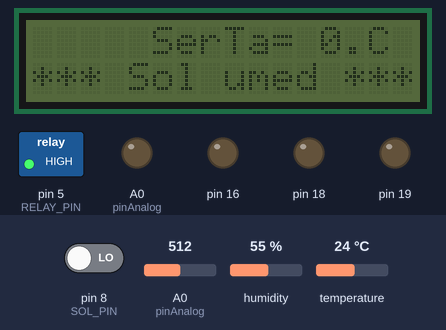
Bench run of a sketch on a simulated Arduino Uno, built with avr-gcc and run on an emulated ATmega328P. Shown: 16×2 character LCD, switched loads named in the sketch (green lamp = pin HIGH), output pins drawn as LEDs (lit = HIGH). Dashed ring = blinking. The test bench sets the inputs (shaded band); at power-on: A0 (pinAnalog) = 512, humidity 55 %, temperature 24 °C, pin 8 (SOL_PIN) LOW. What the sketch prints to the serial monitor is not drawn.

Above: at 2.2 s.
2.3 s: A0 (pinAnalog) set to 131
8.2 s: A0 (pinAnalog) set to 119
At 8.62 s:
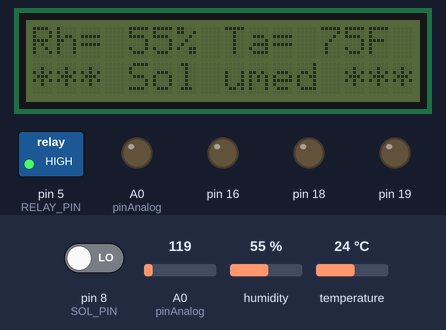
10.6 s: humidity set to 22 %
At 11.1 s:
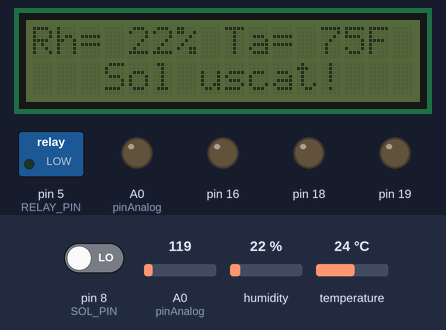
12.5 s: temperature set to 12 °C
At 15.9 s:
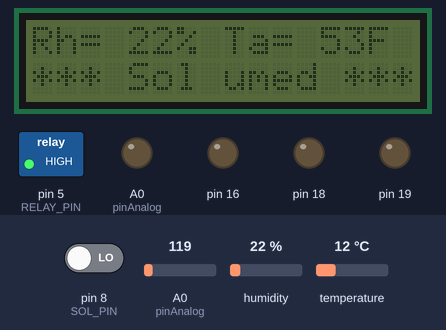
17.3 s: pin 8 (SOL_PIN) driven HIGH
At 18.4 s:
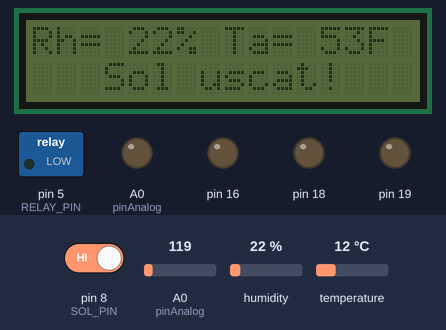
18.8 s: A0 (pinAnalog) set to 92
20.3 s: A0 (pinAnalog) set to 81
At 20.63 s:
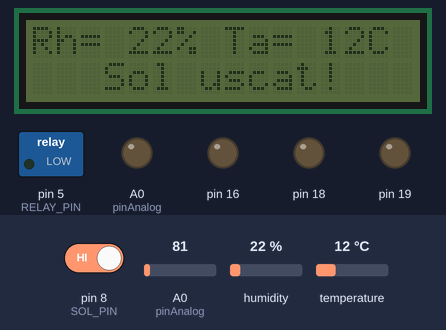
Timing chart, 0 to 23.3 s (numbered marks = the images above; inputs shaded):
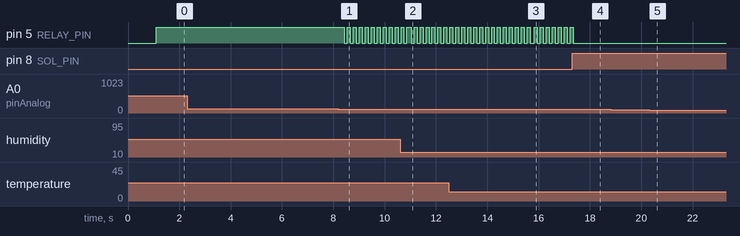

Measured:
- the behaviour switches between 125 and 124 on A0 (pinAnalog) (found by bisection; images 0 and 1)
- the behaviour switches between 86 and 85 on A0 (pinAnalog) (found by bisection; images 4 and 5)
- after the input at 8.2 s, pin 5 (RELAY_PIN): alternates HIGH for 0.12 s and LOW for 0.12 s, starting after 0.23 s; the display: first differs from a run without the input after 0.25 s (image 1 shows a later state)
- after the input at 10.6 s, the display: first differs from a run without the input after 0.45 s (image 2)
- after the input at 12.5 s, the display: first differs from a run without the input after 3.3 s (image 3)
- after the input at 17.3 s, pin 5 (RELAY_PIN): goes on until 17.3 s, then stays LOW
- after the input at 18.8 s, every drawn part: stays the same
- after the input at 20.3 s, the display: changes after 0.18 s (image 5)

The sketch:

sera_v1.ino
```cpp
#define RELAY_PIN   5
#define SOL_PIN   8

#include <LCD_I2C.h>
#include "Arduino.h"
#include "PCF8574.h"
#include "dht.h"
#include "includes.h"
#define dht_apin A1 // Analog Pin sensor is connected to
 bool tempF= 0;
 bool motorON = 0;
LCD_I2C lcd(0x20, 16, 2);
PCF8574 pcf8574(0x21);
dht DHT;

int time_rh=0;
  float dht_F;

void setup() {

  lcd.begin();
  Serial.begin(9600);
  lcd.print("     Sera       ");
  lcd.setCursor(0, 1);
  lcd.print("    smart v1    ");
    analogReference(INTERNAL);
  pcf8574.pinMode(P0, OUTPUT);
  pcf8574.pinMode(P1, OUTPUT);
  pcf8574.pinMode(P2, OUTPUT);
  pcf8574.pinMode(P3, OUTPUT);
  pcf8574.pinMode(P4, OUTPUT);
  pcf8574.pinMode(P5, OUTPUT);
//set timer0 interrupt at 2kHz
  TCCR2A = 0;// set entire TCCR2A register to 0
  TCCR2B = 0;// same for TCCR2B
  TCNT2 = 0;//initialize counter value to 0
  // set compare match register for 2khz increments
  OCR2A = 249;// = (16*10^6) / (1000*64) - 1 (must be <256)
  // turn on CTC mode
  TCCR2A |= (1 << WGM21);
  // Set CS21 and CS20 bits for 64 prescaler
  TCCR2B |= (1 << CS21) | (1 << CS20);
  // enable timer compare interrupt
  TIMSK2 |= (1 << OCIE2A);
  sei();//allow interrupts8888
  pcf8574.digitalWrite(P0, LOW);
  pcf8574.digitalWrite(P1, HIGH);
  pcf8574.digitalWrite(P2, HIGH);
  pcf8574.digitalWrite(P3, HIGH);
  pcf8574.digitalWrite(P4, HIGH);
  pcf8574.digitalWrite(P5, HIGH);
  pinMode(SOL_PIN, INPUT);
  pinMode(RELAY_PIN, OUTPUT);
  digitalWrite(RELAY_PIN, LOW);
  delay(1000);
}

void loop() {


  // put your main code here, to run repeatedly:
  if((digitalRead(SOL_PIN))||(motorON))
  {
    digitalWrite(RELAY_PIN, LOW);
    pcf8574.digitalWrite(P1, LOW);
    lcd.setCursor(0, 1);
    lcd.print("   Sol uscat!   ");
  }
  else
  {
    digitalWrite(RELAY_PIN, HIGH);
    pcf8574.digitalWrite(P1, HIGH);
    lcd.setCursor(0, 1);
    lcd.print("*** Sol umed ***");
  }
  delay(100);
  time_rh++;
  key_read();
  if(time_rh>40) //TODO CREATE FUNCTION FOR CHANGING TEMP IN C TO F
  {
    time_rh=0;
    DHT.read11(dht_apin);
    dht_F=(DHT.temperature*9/5)+32;
    lcd.setCursor(0,0);
    lcd.print("Rh= ");
    lcd.print(DHT.humidity);
    lcd.setCursor(6,0);
    lcd.print("% ");
    lcd.setCursor(8,0);
    lcd.print("Ta= ");
    if(tempF){
          lcd.print(dht_F);
    lcd.setCursor(14,0);
    lcd.print("F ");
    }else{
    lcd.print(DHT.temperature);
    lcd.setCursor(14,0);
    lcd.print("C ");
    }
  }
}
```

includes.h
```cpp
#define rel1Pin 5
#define rel2Pin 6
#define rel3Pin 7

#define KEY_1   1
#define KEY_2   2
#define KEY_3   3
#define KEY_4   4
#define KEY_5   5
#define KEY_6   6
```

key.ino
```cpp
int valAnalog;
char KeyOld;
#define pinAnalog	A0


ISR(TIMER2_COMPA_vect){//timer2 interrupt 1kHz toggles pin 8

}

char key_read(void)
{
	char KeyVal;
	valAnalog = analogRead(pinAnalog);
	if(valAnalog<1000)
	{
		if(valAnalog<10)
			KeyVal=KEY_1;
		if((valAnalog>85)&&(valAnalog<125))
			KeyVal=KEY_2;
		if((valAnalog>190)&&(valAnalog<230))
			KeyVal=KEY_3;
		if((valAnalog>315)&&(valAnalog<345))
			KeyVal=KEY_4;
		if((valAnalog>460)&&(valAnalog<500))
			KeyVal=KEY_5;
		if((valAnalog>700)&&(valAnalog<740))
			KeyVal=KEY_6;
	}
	else
	{
		KeyVal=0;
	}
	if(KeyVal)
	{
		if(KeyVal==KeyOld) //verifica ce tasta a fost apasata
		{
			KeyOld=0;
			switch(KeyVal)
			{
				case KEY_6:
					pcf8574.digitalWrite(P5, LOW);
					break;
				case KEY_5:
					pcf8574.digitalWrite(P4, LOW);
					break;
				case KEY_4:
					pcf8574.digitalWrite(P3, LOW);
					break;
				case KEY_3:
					pcf8574.digitalWrite(P2, LOW);
					break;
				case KEY_2:
       pcf8574.digitalWrite(P3,LOW);
       motorON = true;
					break;
				case KEY_1:
       if(tempF){
        pcf8574.digitalWrite(P4,LOW);
        tempF=0;
        Serial.print("tempF=0\n");

        }else {
          pcf8574.digitalWrite(P4,HIGH);
          tempF=1;
          Serial.print("tempF=1\n");
          }
           lcd.setCursor(8,0);
    lcd.print("Ta= ");
              if(tempF){
          lcd.print(dht_F);
    lcd.setCursor(14,0);
    lcd.print("F ");
    }else{
    lcd.print(DHT.temperature);
    lcd.setCursor(14,0);
    lcd.print("C ");
    }


					break;
			}
		}
		else
    {
			KeyOld=KeyVal;
      motorON = false;
	}
	return KeyVal;
}
}
```
